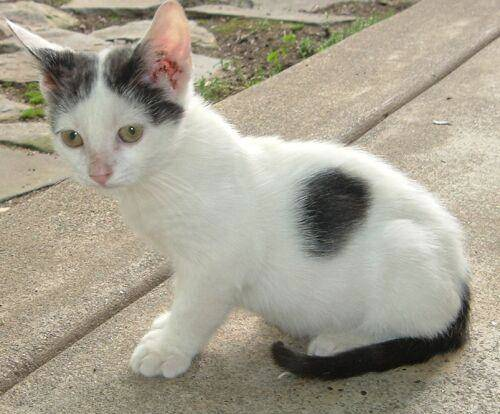
#> input picture material/cat.jpg, 500 x 414 px, found by its file name
$ python 'f_图像阈值.py'
#> lines starting #> are read from the running program, lines starting #| are printed output that depends on the picture; after the words box and inside, x2 and y2 are one past the last pixel; in counts of white or black regions, pixels touching at a corner belong together
#%% md
### 图像阈值

''' ret, dst = cv2.threshold(src, thresh, maxval, type)
- src： 输入图，只能输入单通道图像，通常来说为灰度图
- dst： 输出图
- thresh： 阈值
- maxval： 当像素值超过了阈值（或者小于阈值，根据type来决定），所赋予的值
- type：二值化操作的类型，包含以下5种类型： cv2.THRESH_BINARY； cv2.THRESH_BINARY_INV； cv2.THRESH_TRUNC； cv2.THRESH_TOZERO；cv2.THRESH_TOZERO_INV
- cv2.THRESH_BINARY:超过阈值部分取maxval（最大值），否则取0
- cv2.THRESH_BINARY_INV :THRESH_BINARY的反转
- cv2.THRESH_TRUNC :大于阈值部分设为阈值，否则不变
- cv2.THRESH_TOZERO :大于阈值部分不改变，否则设为0
- cv2.THRESH_TOZERO_INV :THRESH_TOZERO的反转
'''
import  cv2
import matplotlib.pyplot as plt

cat = cv2.imread("F:\Deep Learning\Opencv_Study\material\cat.jpg",cv2.IMREAD_GRAYSCALE)
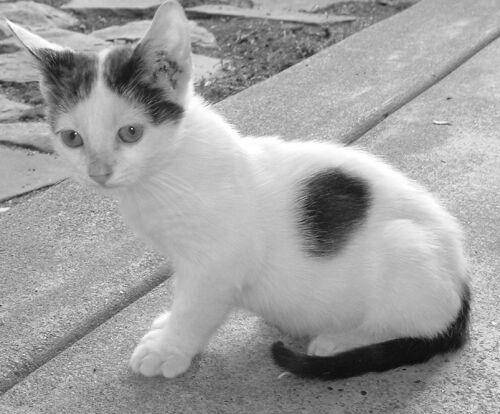
#> cat: shape (414, 500); min 0, max 255, mean 159.9

ret, thresh1 = cv2.threshold(cat, 127, 255, cv2.THRESH_BINARY)
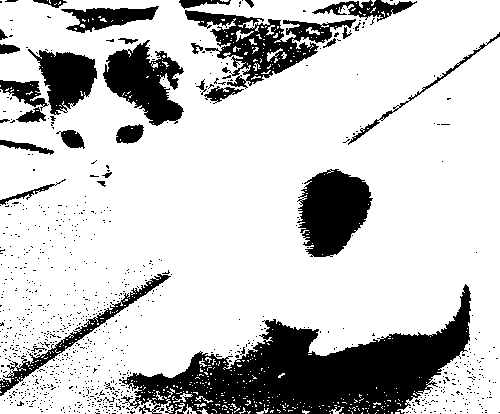
#> thresh1: shape (414, 500); 78.5% white; 908 black regions (874 under 20 px), largest, box (x1, y1, x2, y2) and area: (119, 284, 471, 414) 19149, (185, 10, 356, 89) 4587, (297, 169, 373, 257) 4577
ret, thresh2 = cv2.threshold(cat, 127, 255, cv2.THRESH_BINARY_INV)
ret, thresh3 = cv2.threshold(cat, 127, 255, cv2.THRESH_TRUNC)
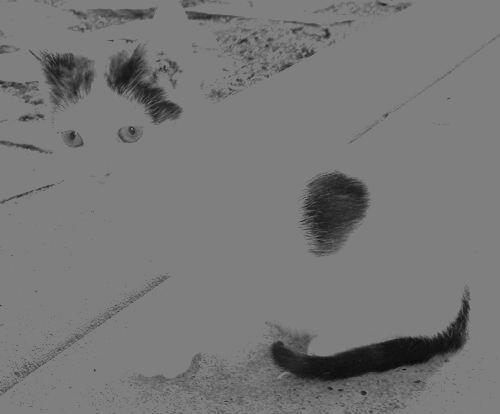
#> thresh3: shape (414, 500); min 0, max 127, mean 119
ret, thresh4 = cv2.threshold(cat, 127, 255, cv2.THRESH_TOZERO)
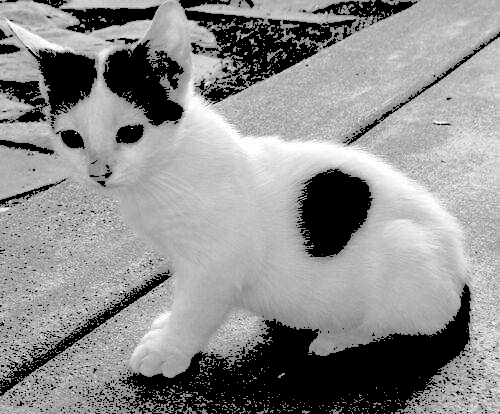
#> thresh4: shape (414, 500); min 0, max 255, mean 140.6
ret, thresh5 = cv2.threshold(cat, 127, 255, cv2.THRESH_TOZERO_INV)
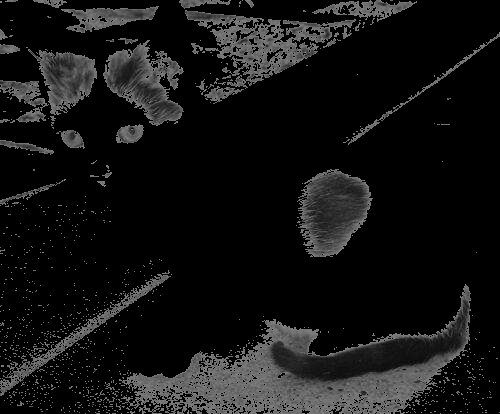
#> thresh5: shape (414, 500); min 0, max 127, mean 19.3

titles = ['Original Image', 'BINARY', 'BINARY_INV', 'TRUNC', 'TOZERO', 'TOZERO_INV']
images = [cat, thresh1, thresh2, thresh3, thresh4, thresh5]

for i in range(6):
    plt.subplot(2, 3, i + 1), plt.imshow(images[i], 'gray')
    plt.title(titles[i])
    plt.xticks([]), plt.yticks([])
plt.show()

$ run again, with material/clahe.jpg copied over material/cat.jpg
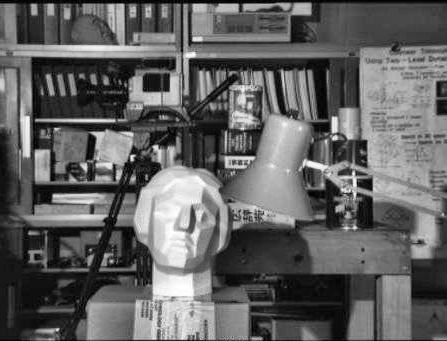
#> input picture material/clahe.jpg, 447 x 341 px, found by its file name
#> cat is the input picture: shape (341, 447); min 0, max 255, mean 97.8
#> `ret, thresh1 = cv2.threshold(cat, 127, 255, cv2.THRESH_BINARY)`:
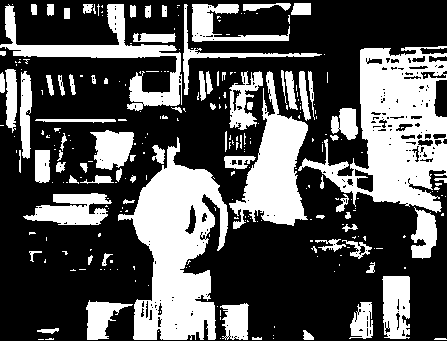
#> thresh1: shape (341, 447); 34.1% white; 269 white regions (190 under 20 px), largest, box (x1, y1, x2, y2) and area: (298, 46, 447, 213) 11616, (118, 137, 228, 340) 11488, (229, 71, 308, 229) 5420
#> `ret, thresh5 = cv2.threshold(cat, 127, 255, cv2.THRESH_TOZERO_INV)`:
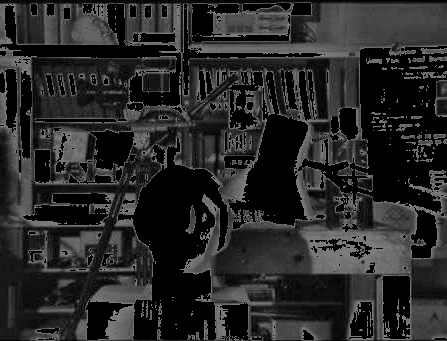
#> thresh5: shape (341, 447); min 0, max 127, mean 40.1

$ run again, with material/class_task.jpg copied over material/cat.jpg
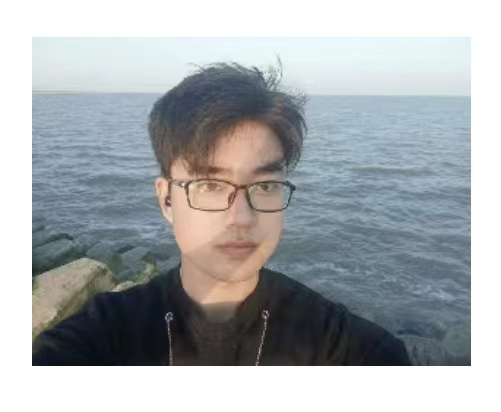
#> input picture material/class_task.jpg, 501 x 412 px, found by its file name
#> `ret, thresh1 = cv2.threshold(cat, 127, 255, cv2.THRESH_BINARY)`:
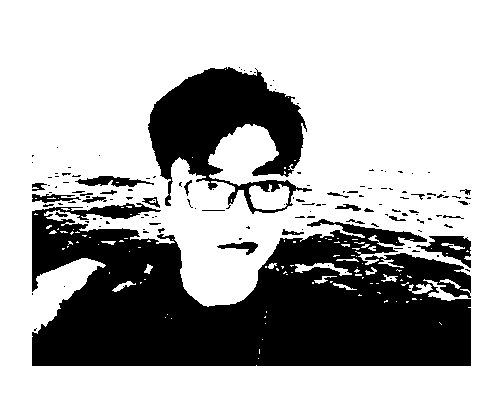
#> thresh1: shape (412, 501); 69.3% white; 135 black regions (107 under 20 px), largest, box (x1, y1, x2, y2) and area: (32, 203, 471, 366) 47990, (148, 67, 312, 214) 12028, (416, 236, 471, 268) 798
#> `ret, thresh5 = cv2.threshold(cat, 127, 255, cv2.THRESH_TOZERO_INV)`:
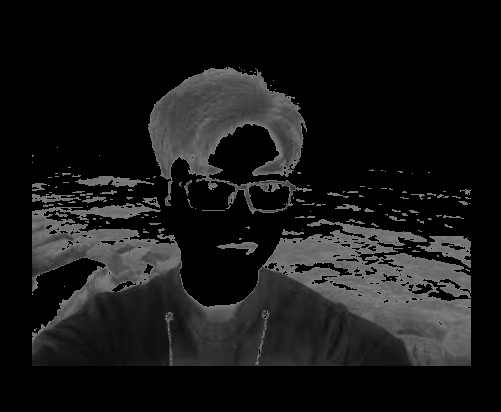
#> thresh5: shape (412, 501); min 0, max 127, mean 23.1

$ run again, with material/dog.jpg copied over material/cat.jpg
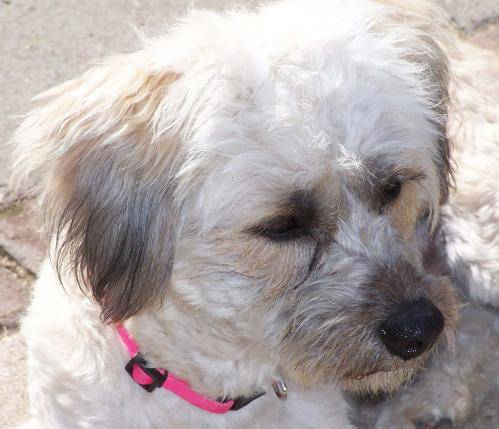
#> input picture material/dog.jpg, 499 x 429 px, found by its file name
#> `ret, thresh1 = cv2.threshold(cat, 127, 255, cv2.THRESH_BINARY)`:
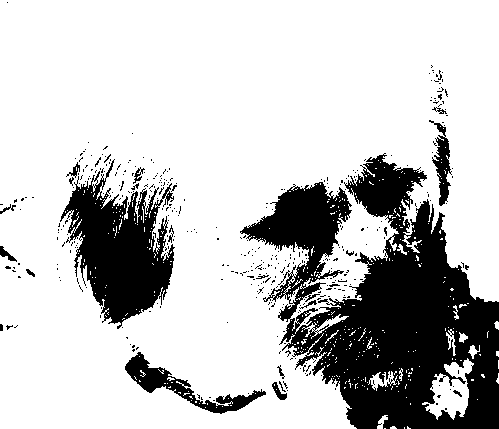
#> thresh1: shape (429, 499); 76.9% white; 410 black regions (389 under 20 px), largest, box (x1, y1, x2, y2) and area: (240, 153, 499, 429) 35073, (60, 159, 175, 329) 9730, (125, 352, 266, 414) 1984
#> `ret, thresh5 = cv2.threshold(cat, 127, 255, cv2.THRESH_TOZERO_INV)`:
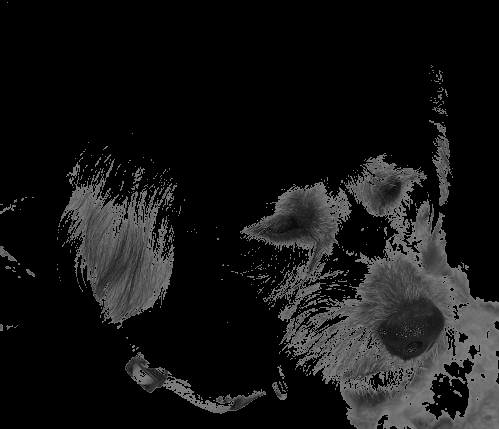
#> thresh5: shape (429, 499); min 0, max 127, mean 21.1
